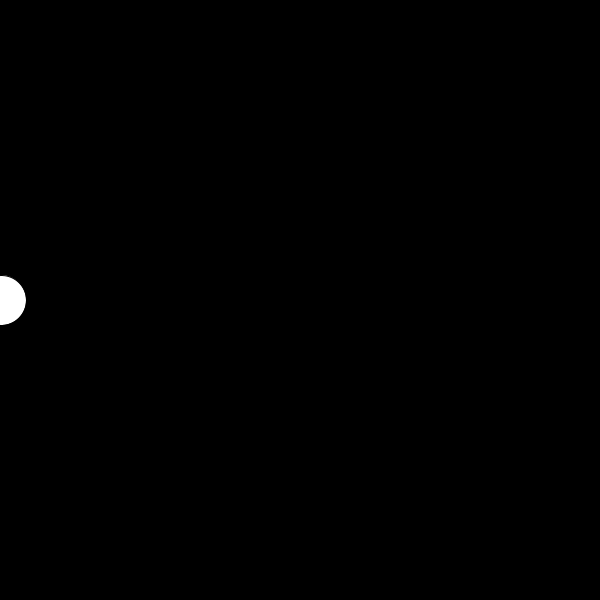
Frame 1 (no input)
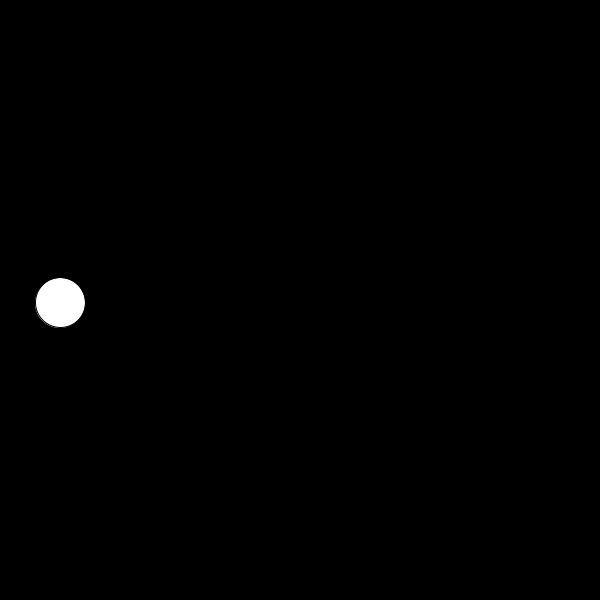
Frame 60 (the mouse pressed at the canvas centre just before this capture)
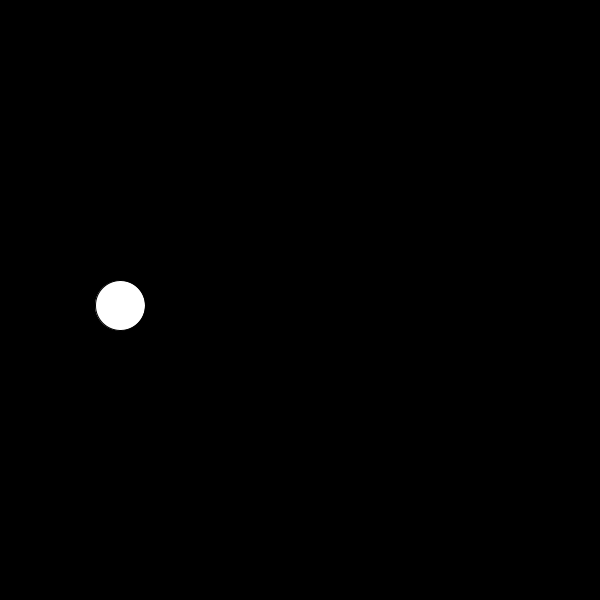
Frame 120 (the mouse held since frame 60 and released just before this capture)

The Processing sketch that drew these frames (run headless with seeded random() and noise(); from frame 60 on, the mouse is pressed at the canvas centre):

// Processing sketch: final3
// ── final3.pde
// fix the code so that the drawn ellipse oscillates as 
// in the example gif. it should reset its position to 
// the left side of the screen after reaching the right.
// the wave's amplitude should grow larger as the xPos 
// increases (use map() or other means).

int size = 50; 
float xPos = 0;
float yPos = 0;
float theta; 
float ampl; 
float offset; 
 

void setup() {
  size(600, 600);
  offset = height/2; 
}
void draw() {
  background(0); 

  theta += .05; 

  //create boundaries for your xPos 
  xPos += 1; 
  if (xPos > width){
    xPos = 0; 
  }

  //use the map function for ampl 
  
  ampl = map(xPos, 0, height+100, 250, 100); 

  //fix yPos 
  yPos = offset + sin(ampl + height) * theta; 
  
 
  

  fill(255); 
  ellipse(xPos, yPos, size, size);
}
